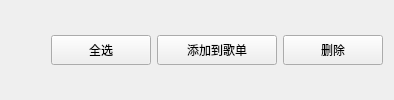
         <widget class="QWidget" name="page_7">
          <layout class="QHBoxLayout" name="horizontalLayout_10">
           <item>
            <spacer name="horizontalSpacer_11">
             <property name="orientation">
              <enum>Qt::Horizontal</enum>
             </property>
             <property name="sizeHint" stdset="0">
              <size>
               <width>40</width>
               <height>20</height>
              </size>
             </property>
            </spacer>
           </item>
           <item>
            <layout class="QHBoxLayout" name="horizontalLayout_9">
             <item>
              <widget class="TransparentTogglePushButton" name="selectAllButton">
               <property name="minimumSize">
                <size>
                 <width>100</width>
                 <height>30</height>
                </size>
               </property>
               <property name="maximumSize">
                <size>
                 <width>100</width>
                 <height>30</height>
                </size>
               </property>
               <property name="text">
                <string>全选</string>
               </property>
              </widget>
             </item>
             <item>
              <widget class="TransparentPushButton" name="addSongListButton">
               <property name="minimumSize">
                <size>
                 <width>120</width>
                 <height>30</height>
                </size>
               </property>
               <property name="maximumSize">
                <size>
                 <width>120</width>
                 <height>30</height>
                </size>
               </property>
               <property name="text">
                <string>添加到歌单</string>
               </property>
              </widget>
             </item>
             <item>
              <widget class="TransparentPushButton" name="deleteLocalButton">
               <property name="minimumSize">
                <size>
                 <width>100</width>
                 <height>30</height>
                </size>
               </property>
               <property name="maximumSize">
                <size>
                 <width>100</width>
                 <height>30</height>
                </size>
               </property>
               <property name="text">
                <string>删除</string>
               </property>
              </widget>
             </item>
            </layout>
           </item>
          </layout>
         </widget>
